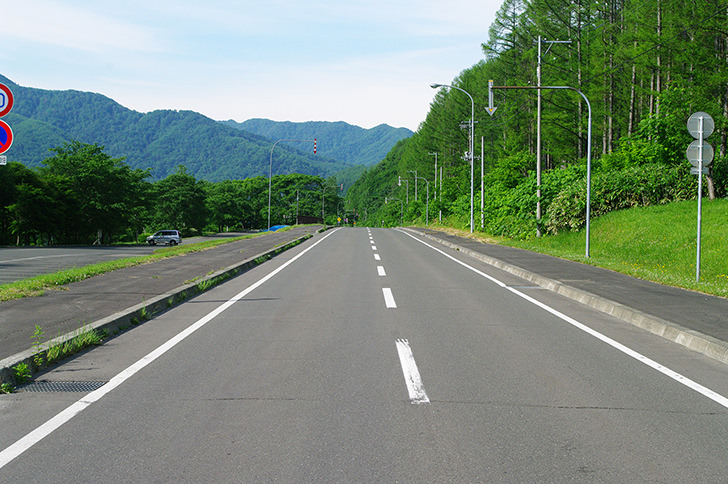
//> input picture HSV2BGR/image.jpg, 728 x 484 px
$ ./main   (built with g++ and OpenCV 4)
//> lines starting //> are read from the running program, lines starting //| are printed output that depends on the picture
//> further down, img is the input picture: 484 rows x 728 cols, CV_8UC3; mean B, G, R 121.4, 137.6, 121.6
#include <opencv2/core.hpp>
#include <opencv2/highgui.hpp>
#include <iostream>
#include <cmath>

cv::Mat HSV2BGR(cv::Mat hsv)
{
    int width = hsv.cols;
    int height = hsv.rows;

    cv::Mat bgr = cv::Mat::zeros(height, width, CV_8UC3);

    for (int y = 0; y < height; y++)
    {
        for (int x = 0; x < width; x++)
        {
            float h = hsv.at<cv::Vec3f>(y, x)[0];
            float s = hsv.at<cv::Vec3f>(y, x)[1];
            float v = hsv.at<cv::Vec3f>(y, x)[2];

            float c = s * v;
            float H = h / 60.0f;
            float X = c * (1 - fabs(fmod(H, 2) - 1));
            float m = v - c;

            float r, g, b;
            if (0 <= H && H < 1)
            {
                r = c;
                g = X;
                b = 0;
            }
            else if (1 <= H && H < 2)
            {
                r = X;
                g = c;
                b = 0;
            }
            else if (2 <= H && H < 3)
            {
                r = 0;
                g = c;
                b = X;
            }
            else if (3 <= H && H < 4)
            {
                r = 0;
                g = X;
                b = c;
            }
            else if (4 <= H && H < 5)
            {
                r = X;
                g = 0;
                b = c;
            }
            else
            {
                r = c;
                g = 0;
                b = X;
            }

            bgr.at<cv::Vec3b>(y, x)[0] = (uchar)((b + m) * 255);
            bgr.at<cv::Vec3b>(y, x)[1] = (uchar)((g + m) * 255);
            bgr.at<cv::Vec3b>(y, x)[2] = (uchar)((r + m) * 255);
        }
    }

    return bgr;
}

cv::Mat BGR2HSV(cv::Mat img)
{
    int width = img.cols;
//> width = 728
    int height = img.rows;
//> height = 484

    cv::Mat hsv = cv::Mat::zeros(height, width, CV_32FC3);

    for (int y = 0; y < height; y++)
    {
        for (int x = 0; x < width; x++)
        {
            float r = img.at<cv::Vec3b>(y, x)[2] / 255.0f;
            float g = img.at<cv::Vec3b>(y, x)[1] / 255.0f;
            float b = img.at<cv::Vec3b>(y, x)[0] / 255.0f;

            float max = std::max({r, g, b});
            float min = std::min({r, g, b});

            float h, s, v;
            v = max;

            float delta = max - min;

            if (max == 0)
            {
                s = 0;
            }
            else
            {
                s = delta / max;
            }

            if (delta == 0)
            {
                h = 0;
            }
            else
            {
                if (max == r)
                {
                    h = 60 * (((g - b) / delta));
                }
                else if (max == g)
                {
                    h = 60 * (((b - r) / delta) + 2);
                }
                else
                {
                    h = 60 * (((r - g) / delta) + 4);
                }

                if (h < 0)
                {
                    h += 360;
                }
            }

            hsv.at<cv::Vec3f>(y, x)[0] = h;
            hsv.at<cv::Vec3f>(y, x)[1] = s;
            hsv.at<cv::Vec3f>(y, x)[2] = v;
        }
    }
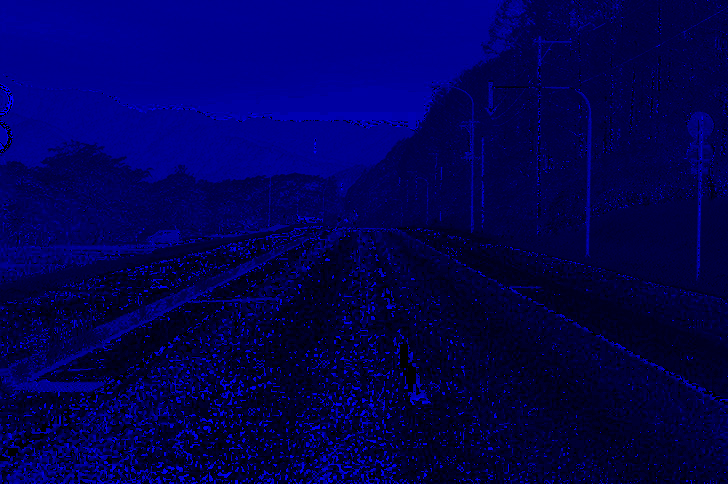
//> hsv: 484 rows x 728 cols, CV_32FC3; mean B, G, R 119.3, 0.3, 0.6; drawn with min black and max white

    return hsv;
}

cv::Mat inverse_hue(cv::Mat hsv)
{
    int height = hsv.rows;
//> height = 484
    int width = hsv.cols;
//> width = 728

    for (int y = 0; y < height; y++)
    {
        for (int x = 0; x < width; x++)
        {
            hsv.at<cv::Vec3f>(y, x)[0] = fmod(hsv.at<cv::Vec3f>(y, x)[0] + 180, 360);
        }
    }
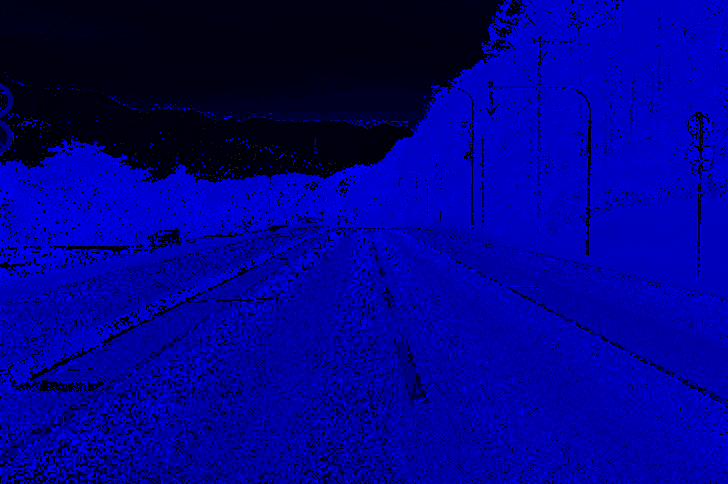
//> hsv: 484 rows x 728 cols, CV_32FC3; mean B, G, R 197.4, 0.3, 0.6; drawn with min black and max white
    return hsv;
}

int main(int argc, const char *argv[])
{
    cv::Mat img = cv::imread("../image.jpg", cv::IMREAD_COLOR);
    cv::Mat hsv = BGR2HSV(img);
    cv::Mat inverted_hue = inverse_hue(hsv);
    cv::Mat bgr = HSV2BGR(inverted_hue);
//> after the loop in HSV2BGR, `for (int y = 0; y < height; y++)`:
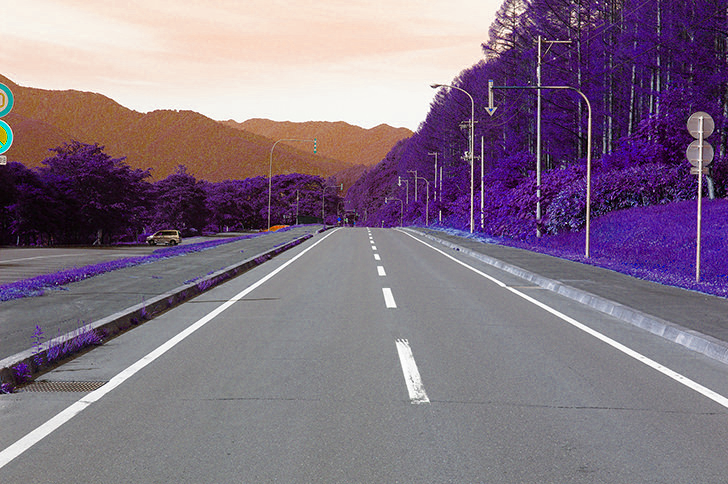
//> bgr: 484 rows x 728 cols, CV_8UC3; mean B, G, R 132, 115.6, 131.7

    cv::imshow("Inverted Hue Image", bgr);
    cv::waitKey(0);
    cv::destroyAllWindows();

    return 0;
}
